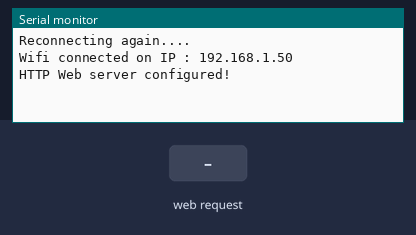
This program was run on a simulated ESP32. Parts: the last lines printed to the serial monitor. Inputs (shaded band) come from the test bench. WiFi joins after 1.5 s; servers stay silent unless stated.

Above: at 6.2 s.
6.3 s: HTTP request GET /turnleft received
At 7.1 s:
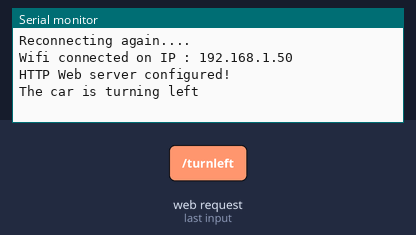
7.8 s: HTTP request GET /turnright received
At 8.2 s:
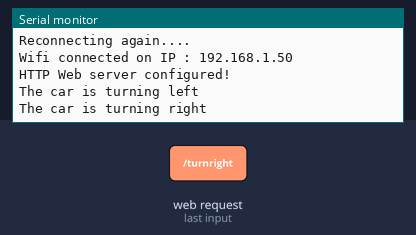
9.3 s: HTTP request GET /straight received
At 10.5 s:
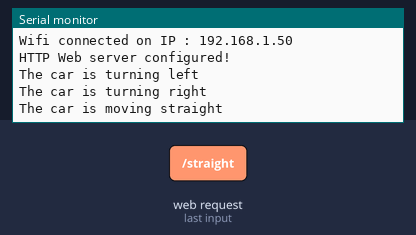
10.8 s: HTTP request GET /backleft received
At 11.7 s:
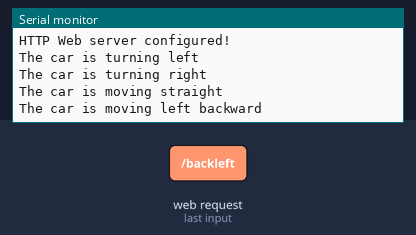
12.3 s: HTTP request GET /backright received
At 12.8 s:
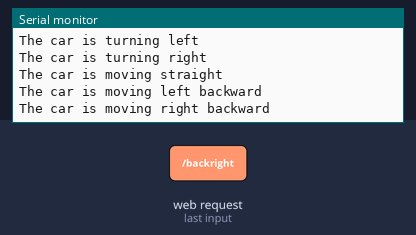
13.8 s: HTTP request GET /back received
At 15.2 s:
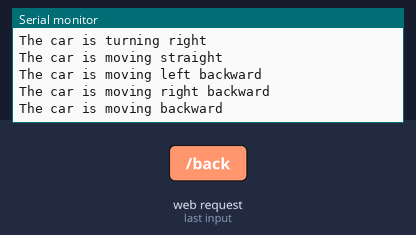

The program:

main.cpp
```cpp
#include <Arduino.h>
#include<WiFiClient.h>
#include<WiFi.h>
#include<WebServer.h>
const char* ssid = "Mi Phon";
const char* password = "qwerty67";

void check_wifi_connection();
void server_path_config();
void turn_left();
void turn_right();
void straight();
void back_left();
void back_right();
void back();
void not_found();

WebServer server(80);


void setup() {
  Serial.begin(115200);
  // wifi STA (station) means the esp32 can connect to other device (like router), hence enabling esp32 to connect to the internet
  WiFi.mode(WIFI_STA);
  WiFi.begin(ssid,password);
  // this will make the wifi auto reconnect every time it loses its connection
  WiFi.setAutoReconnect(true);
  check_wifi_connection();
  server_path_config();
}

void loop() {
  check_wifi_connection();
  server.handleClient();
}

void check_wifi_connection(){
  if(!WiFi.isConnected()){
    while(!WiFi.isConnected()) {
      Serial.println("Reconnecting again....");
      delay(5000);
    }
    Serial.println("Wifi connected on IP : "+WiFi.localIP().toString());
  }
}

void server_path_config(){
  // check if the client requesting to the esp32 (server)
    server.on("/turnleft",turn_left);
    server.on("/turnright",turn_right);
    server.on("/straight",straight);
    server.on("/backleft",back_left);
    server.on("/backright",back_right);
    server.on("/back",back);
    server.onNotFound(not_found);
    server.begin();
    Serial.println("HTTP Web server configured!");
}

void turn_left(){
  server.send(200,"text/html","car turning left");
  Serial.println("The car is turning left");
  // set the car turn left
}

void turn_right(){
  server.send(200,"text/html","car turning right");
  Serial.println("The car is turning right");
  // set the car turn right
}

void straight(){
  server.send(200,"text/html","car moving straight");
  Serial.println("The car is moving straight");
  // set the car turn straight
}

void back_left(){
  server.send(200,"text/html","car moving left backwards");
  Serial.println("The car is moving left backward");
  // set the car moving left backward
}

void back_right(){
  server.send(200,"text/html","car moving right backwards");
  Serial.println("The car is moving right backward");
  // set the car moving right backward
}

void back(){
  server.send(200,"text/html","car moving backwards");
  Serial.println("The car is moving backward");
  // set the car moving right backward
}

void not_found(){
  server.send(404,"text/html","Not found");
  Serial.println("The request is not found");
}
```

Measured:
- after the input at 6.3 s, the serial monitor: prints a new line at once (image 1)
- after the input at 7.8 s, the serial monitor: prints a new line at once (image 2)
- after the input at 9.3 s, the serial monitor: prints a new line at once (image 3)
- after the input at 10.8 s, the serial monitor: prints a new line at once (image 4)
- after the input at 12.3 s, the serial monitor: prints a new line at once (image 5)
- after the input at 13.8 s, the serial monitor: prints a new line at once (image 6)
